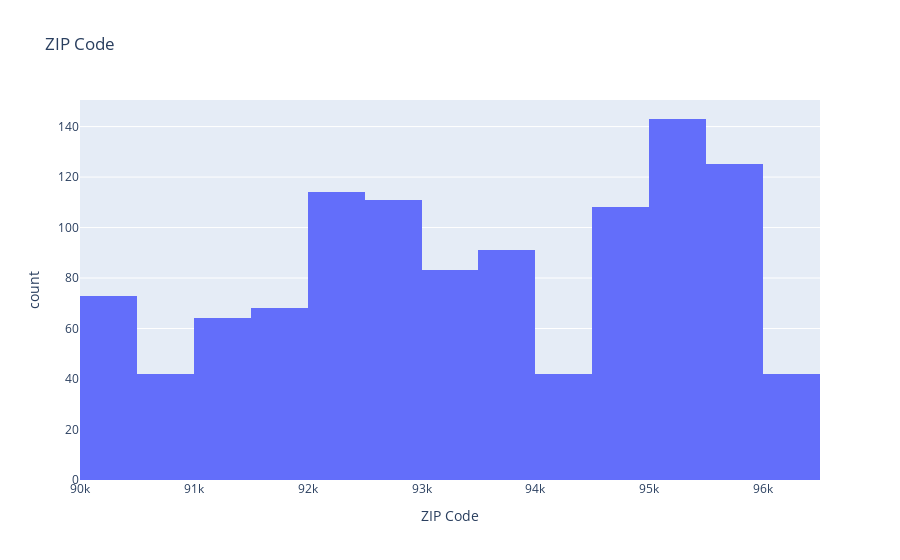
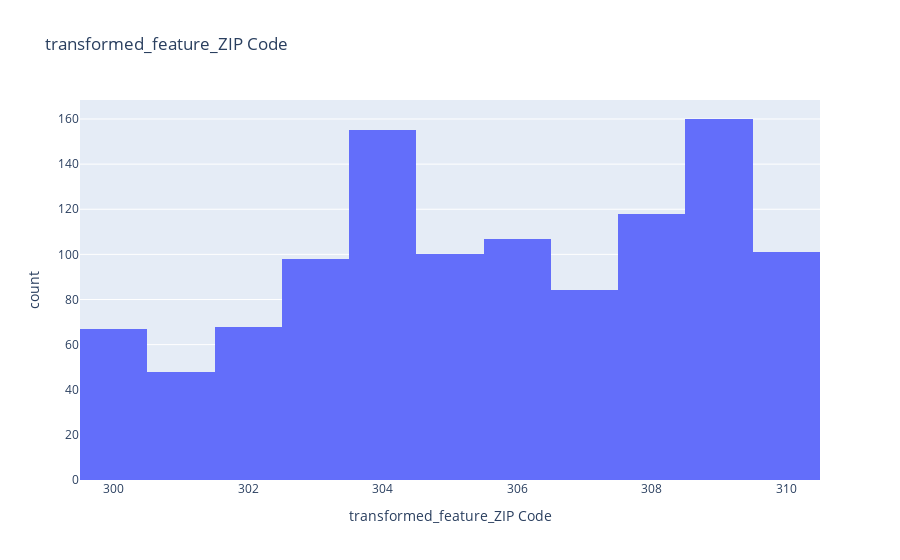
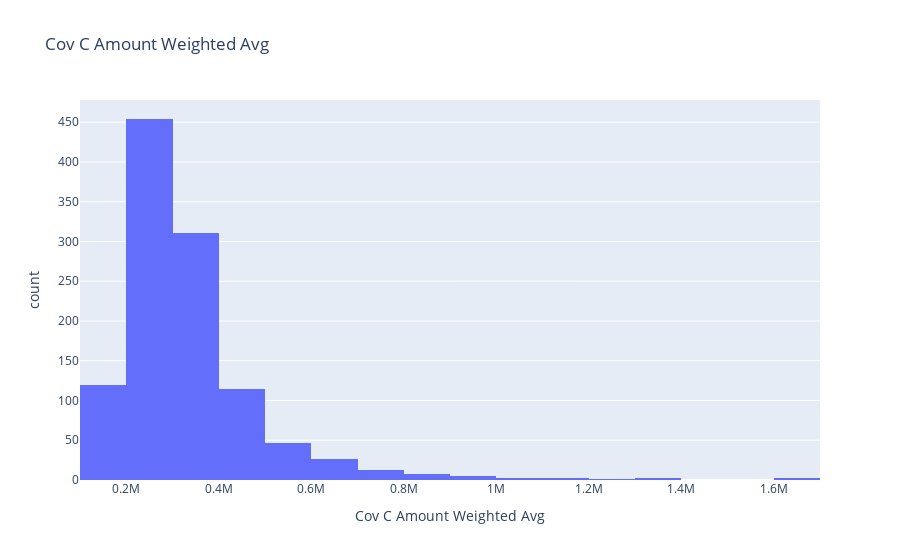
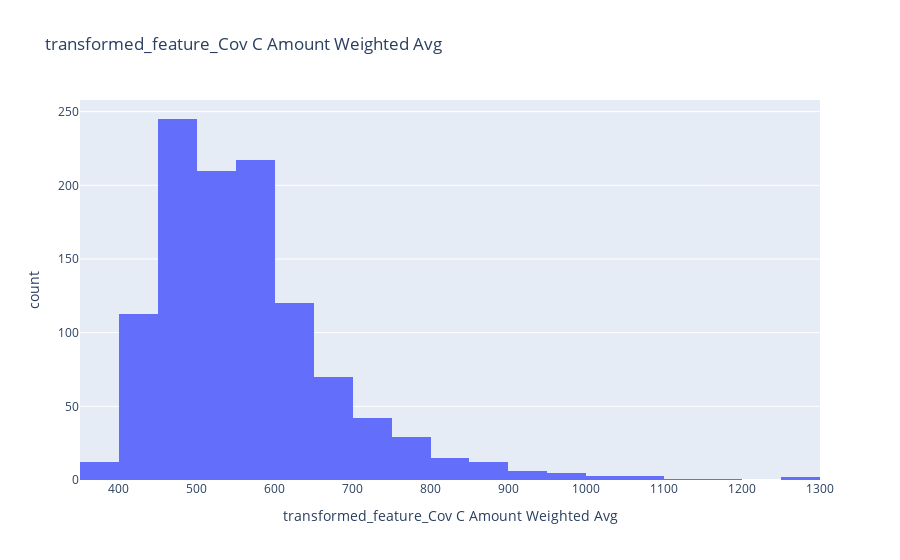

The notebook cell these images were saved under, in order:
### Code cell
import ppscore as pps
import plotly.express as px
import numpy as np
import importlib
import feature_engineering
importlib.reload(feature_engineering)
from feature_engineering import feature_stats_histogram


target = "Avg Premium 2021"
column =target
transformed_feature = []
for column in df.columns:
    stats_dict = feature_stats_histogram(df,column, target)
    df[f"transformed_feature_{column}"] = np.sqrt(df[column])
    stats_dict_sqrt = feature_stats_histogram(df,f"transformed_feature_{column}", target)
    if(stats_dict["Correlation"]>stats_dict_sqrt["Correlation"]):
        print("No Transformation Required")
    else:
        print(f"Transformation Required for feature:{column}")
        transformed_feature.append(column)

transformed_feature

### Figure 1 — Plotly figure (JSON) as saved in the notebook; plotly's stock layout.template omitted (floating-point values rounded to 4 significant figures; data arrays with more than 128 entries replaced by an {"elided": "..."} marker saying what was removed)
{"data": [{"alignmentgroup": "True", "bingroup": "x", "hovertemplate": "ZIP Code=%{x}<br>count=%{y}<extra></extra>", "legendgroup": "", "marker": {"color": "#636efa", "pattern": {"shape": ""}}, "name": "", "nbinsx": 20, "offsetgroup": "", "orientation": "v", "showlegend": false, "type": "histogram", "x": {"elided": "1106 int values"}, "xaxis": "x", "yaxis": "y"}], "layout": {"barmode": "relative", "legend": {"tracegroupgap": 0}, "title": {"text": "ZIP Code"}, "xaxis": {"anchor": "y", "domain": [0, 1], "title": {"text": "ZIP Code"}}, "yaxis": {"anchor": "x", "domain": [0, 1], "title": {"text": "count"}}}}

### Figure 2 — Plotly figure (JSON) as saved in the notebook; plotly's stock layout.template omitted (floating-point values rounded to 4 significant figures; data arrays with more than 128 entries replaced by an {"elided": "..."} marker saying what was removed)
{"data": [{"alignmentgroup": "True", "bingroup": "x", "hovertemplate": "transformed_feature_ZIP Code=%{x}<br>count=%{y}<extra></extra>", "legendgroup": "", "marker": {"color": "#636efa", "pattern": {"shape": ""}}, "name": "", "nbinsx": 20, "offsetgroup": "", "orientation": "v", "showlegend": false, "type": "histogram", "x": {"elided": "1106 float values"}, "xaxis": "x", "yaxis": "y"}], "layout": {"barmode": "relative", "legend": {"tracegroupgap": 0}, "title": {"text": "transformed_feature_ZIP Code"}, "xaxis": {"anchor": "y", "domain": [0, 1], "title": {"text": "transformed_feature_ZIP Code"}}, "yaxis": {"anchor": "x", "domain": [0, 1], "title": {"text": "count"}}}}

### Figure 3 — Plotly figure (JSON) as saved in the notebook; plotly's stock layout.template omitted (floating-point values rounded to 4 significant figures; data arrays with more than 128 entries replaced by an {"elided": "..."} marker saying what was removed)
{"data": [{"alignmentgroup": "True", "bingroup": "x", "hovertemplate": "Cov C Amount Weighted Avg=%{x}<br>count=%{y}<extra></extra>", "legendgroup": "", "marker": {"color": "#636efa", "pattern": {"shape": ""}}, "name": "", "nbinsx": 20, "offsetgroup": "", "orientation": "v", "showlegend": false, "type": "histogram", "x": {"elided": "1106 float values"}, "xaxis": "x", "yaxis": "y"}], "layout": {"barmode": "relative", "legend": {"tracegroupgap": 0}, "title": {"text": "Cov C Amount Weighted Avg"}, "xaxis": {"anchor": "y", "domain": [0, 1], "title": {"text": "Cov C Amount Weighted Avg"}}, "yaxis": {"anchor": "x", "domain": [0, 1], "title": {"text": "count"}}}}

### Figure 4 — Plotly figure (JSON) as saved in the notebook; plotly's stock layout.template omitted (floating-point values rounded to 4 significant figures; data arrays with more than 128 entries replaced by an {"elided": "..."} marker saying what was removed)
{"data": [{"alignmentgroup": "True", "bingroup": "x", "hovertemplate": "transformed_feature_Cov C Amount Weighted Avg=%{x}<br>count=%{y}<extra></extra>", "legendgroup": "", "marker": {"color": "#636efa", "pattern": {"shape": ""}}, "name": "", "nbinsx": 20, "offsetgroup": "", "orientation": "v", "showlegend": false, "type": "histogram", "x": {"elided": "1106 float values"}, "xaxis": "x", "yaxis": "y"}], "layout": {"barmode": "relative", "legend": {"tracegroupgap": 0}, "title": {"text": "transformed_feature_Cov C Amount Weighted Avg"}, "xaxis": {"anchor": "y", "domain": [0, 1], "title": {"text": "transformed_feature_Cov C Amount Weighted Avg"}}, "yaxis": {"anchor": "x", "domain": [0, 1], "title": {"text": "count"}}}}
